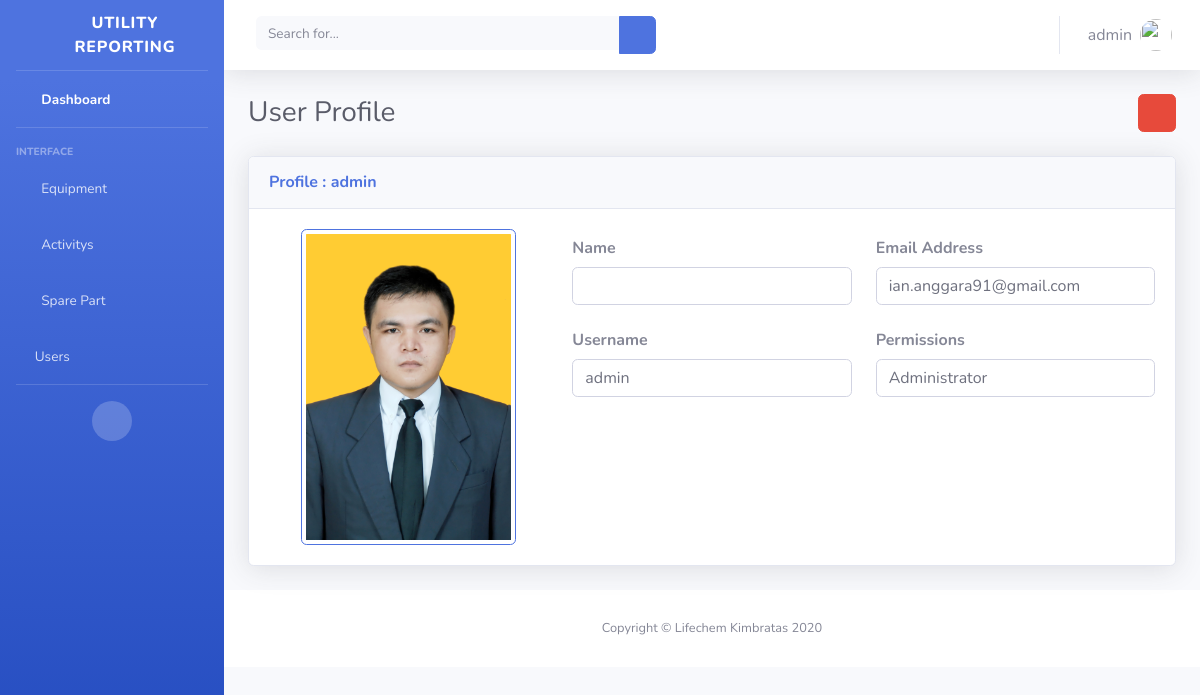
The page /user/profile/ (signed in) on the database its author committed.
### Common/models.py (models this page shows, shortened)
class User(AbstractBaseUser, PermissionsMixin):
    file_prepend = "user/profile_pics"
    username_validator = UnicodeUsernameValidator()
    username = models.CharField(_('username'), max_length=100, unique=True,
                                help_text=_('Required. 8 characters or fewer. Letters, digits and @/./+/-/_ only.'),
                                validators=[username_validator],
                                error_messages={
                                    'unique': _("A user with that username already exists."),
                                },)
    first_name = models.CharField(_('First Name'), max_length=150, blank=True)
    last_name = models.CharField(_('Last Name'), max_length=150, blank=True)
    email = models.EmailField(_('Email'), max_length=255, unique=True)
    is_active = models.BooleanField(_('Is Active'), default=True)
    is_admin = models.BooleanField(_('Is Admin'), default=False)
    is_staff = models.BooleanField(_('Is Staff'), default=False)
    date_joined = models.DateTimeField(('Date Joined'), auto_now_add=True)
    role = models.CharField(_('Role'), max_length=50, choices=ROLES)
    profile_pic = models.FileField(_('Profile Picture'), max_length=1000, upload_to=img_url, null=True, blank=True)
    has_manager_access = models.BooleanField(_('Manager Access'),default=False)
    has_supervisor_access = models.BooleanField(_('Supervisor Access'),default=False)
    has_staff_access = models.BooleanField(_('Staff Access'),default=False)
    EMAIL_FIELD = 'email'
    USERNAME_FIELD = 'username'
    REQUIRED_FIELDS = ['email']
    objects = UserManager()
    class Meta:
        ordering = ['-is_active']

### Common/views.py (the view)
# urls.py: path('user/profile/', ProfileView.as_view(), name='profile'),
class ProfileView(LoginRequiredMixin, TemplateView):
    template_name = "profile.html"
    def get_context_data(self, **kwargs):
        context = super(ProfileView, self).get_context_data(**kwargs)
        context["user_obj"] =  self.request.user
        return context

### Common/templates/profile.html (shortened to what this page needs)
{% extends "layout/base.html" %}
{% load staticfiles %}
{% load thumbnail %}
{% block content %}
  <div class="container-fluid">
    <div class="d-sm-flex align-items-center justify-content-between mb-4">
      <h1 class="h3 mb-0 text-gray-800">User Profile</h1>
      <div class="row">
        <div class="col-lg-12 text-right">
          <span class="d-lg-inline"><a class="btn btn-danger" href="{% url 'Common:user_list'%}"><i class="fa fa-window-close"></i></a></span>
        </div>
      </div>
    </div>
    <div class="card shadow mb-4">
      <div class="card-header py-3">
          <h6 class="m-0 font-weight-bold text-primary">Profile : {{user_obj.username}}</h6>
      </div>
      <div class="card-body">
        <div class="row">
          <div class="col-12 col-sm-12 col-md-6 col-lg-4 mx-auto">
            <div class="img-profile text-center">
                {% if user_obj.profile_pic %}
                <img class="img-thumbnail border border-primary" src="{{ user_obj.profile_pic.url }}" width="215px"/>
                {% else %}
                <img class="img-thumbnail border border-primary" src="{% static 'img/img-logo1.jpg' %}" width="215px"/>
                {% endif %}
            </div>
          </div>
          <div class="col-12 col-sm-12 col-md-6 col-lg-4 mx-auto">
            <div class="form-group">
              <label for="first_name" class="col-form-label font-weight-bold">Name</label>
              <div class="form-control">{{user_obj.first_name}} {{user_obj.last_name}}</div>
            </div>
            <div class="form-group">
              <label for="username" class="col-form-label font-weight-bold">Username</label>
              <div class="form-control">{{user_obj.username}}</div>
            </div>
          </div>
          <div class="col-12 col-sm-12 col-md-6 col-lg-4 mx-auto">
            <div class="form-group">
              <label for="username" class="col-form-label font-weight-bold">Email Address</label>
              <div class="form-control">{{user_obj.email}}</div>
            </div>
            <div class="form-group">
              <label for="id_email" class="col-form-label font-weight-bold">Permissions</label>
              <div class="form-control">
                {% if user_obj.is_superuser or user_obj.role == 'ADMIN' %}
                Administrator
                {% endif %}
              </div>
            </div>
          </div>
      </div>
    </div>
  </div>
{% endblock content %}

### Templates/layout/topbar.html (shortened to what this page needs)
{% load thumbnail%}
{% block content %}
<nav class="navbar navbar-expand navbar-light bg-white topbar mb-4 static-top shadow">
  <form class="d-none d-sm-inline-block form-inline mr-auto ml-md-3 my-2 my-md-0 mw-100 navbar-search">
    <div class="input-group">
      <input type="text" class="form-control bg-light border-0 small" placeholder="Search for..." aria-label="Search" aria-describedby="basic-addon2">
      <div class="input-group-append">
        <button class="btn btn-primary" type="button">
          <i class="fas fa-search fa-sm"></i>
        </button>
      </div>
    </div>
  </form>
  <ul class="navbar-nav ml-auto">
    <li class="nav-item dropdown no-arrow">
      <a class="nav-link dropdown-toggle" href="#" id="userDropdown" role="button" data-toggle="dropdown" aria-haspopup="true" aria-expanded="false">
        <span class="mr-2 d-none d-lg-inline text-gray-600 middle">{{user.username}}</span>
        <img class="img-profile rounded-circle" src="/static/img/img_adm.png">
      </a>
    </li>
  </ul>
</nav>
{% endblock content %}

### rows shown on the page
User: username "admin", profile_pic (picture), email "ian.anggara91@gmail.com"
